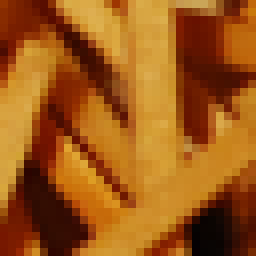
%> input picture match-notv/match_data_32/mod_img_1025.tif, 32 x 32 px (shown 8 times larger); its folder holds only this picture in this run
$ octave sa.m   (GNU Octave 9; MATLAB toolbox functions it lacks are replaced by stand-ins)
%> lines starting %> are read from the running program, lines starting %| are printed output that depends on the picture
### mnist/compress.m
function c = compress(g,qf)

% JPEG compression algorithm.
%
% Input:
% g:	input image (24-bit RGB image)
% qf:	quality factor (real number in (0,100])
% Output:
% c:    compressed image (24-bit RGB image)
%
% (c) Arttu Nieminen 2017

% Luminance quantisation table (Y)
QL = [16 11 10 16 24  40  51  61 ;%
      12 12 14 19 26  58  60  55 ;%
	  14 13 16 24 40  57  69  56 ;%
	  14 17 22 29 51  87  80  62 ;%
	  18 22 37 56 68  109 103 77 ;%
	  24 35 55 64 81  104 113 92 ;%
	  49 64 78 87 103 121 120 101;%
	  72 92 95 98 112 100 103 99 ;];

% Chrominance quantisation table (Cb,Cr)
QC = [17 18 24 47 99 99 99 99;%
	  18 21 26 66 99 99 99 99;%
	  24 26 56 99 99 99 99 99;%
	  47 66 99 99 99 99 99 99;%
	  99 99 99 99 99 99 99 99;%
	  99 99 99 99 99 99 99 99;%
	  99 99 99 99 99 99 99 99;%
	  99 99 99 99 99 99 99 99;];

% Compute quantisation matrices
if qf < 50
	sf = 50/qf;
else
	sf = 2-(qf/50);
end
sfQL = sf*QL;
sfQC = sf*QC;

% Image dimensions
h = size(g,1);
w = size(g,2);

% Preprocessing: R'G'B' -> Y'CbCr, shift values by -128
f = double(g);
r = f(:,:,1)/255;
g = f(:,:,2)/255;
b = f(:,:,3)/255;
y  =  0.299*r + 0.587*g +0.114*b;
cb =  -0.168736*r - 0.331264*g + 0.5*b;
cr = 0.5*r -0.418688*g - 0.081312*b;
Y  = 219*y - 112;	% luminance
Cb = 224*cb;		% chrominance red
Cr = 224*cr;		% chrominance blue
f = cat(3,Y,Cb,Cr);
re = f; % for decompressed image

% Downsampling: none

% Divide into 8x8 blocks and handle them separately
for i = 1:ceil(h/8)
	for j = 1:ceil(w/8)
		% Form 8x8 block (i,j)
		bij = f( (8*(i-1)+1):(min(8*(i-1)+8,h)) , (8*(j-1)+1):(min(8*(j-1)+8,w)) , :);
		h_bij = size(bij,1);
		w_bij = size(bij,2);
		if h_bij < 8 || w_bij < 8	% incomplete block -> complete with black pixels
			bij(:,:,1) = bij(:,:,1) + 112;
			bij(8,8,1) = 0;
			bij(:,:,1) = bij(:,:,1) - 112;
		end

		% Discrete Cosine Transform
		dct_y  = dct2(bij(:,:,1));
		dct_cb = dct2(bij(:,:,2));
		dct_cr = dct2(bij(:,:,3));

		% Quantisation
		q_y  = round(dct_y./(sfQL));
		q_cb = round(dct_cb./(sfQC));
		q_cr = round(dct_cr./(sfQC));

		% (Encoding and decoding not done)

		% De-quantisation
		re_dct_y  = q_y.*sfQL;
		re_dct_cb = q_cb.*sfQC;
		re_dct_cr = q_cr.*sfQC;

		% Inverse Discrete Cosine Transform
		re_bij = cat(3,idct2(re_dct_y),idct2(re_dct_cb),idct2(re_dct_cr));

		% Remove added pixels and put the block in its place
		re( (8*(i-1)+1):(min(8*(i-1)+8,h)) , (8*(j-1)+1):(min(8*(j-1)+8,w)) , :) = re_bij(1:h_bij,1:w_bij,:);
	end
end

% Y'CbCr -> R'G'B'
Y  = re(:,:,1);
Cb = re(:,:,2);
Cr = re(:,:,3);
y  = (Y+112)/219;
cb = Cb/224;
cr = Cr/224;
r = y + 1.402*cr;
g = y + -0.344136*cb - 0.714136*cr;
b = y + 1.772*cb;
c = uint8(cat(3,255*r,255*g,255*b));

end

### match-notv/diffnorm.m
function d = diffnorm(a,b)

% Computes the squared L2-norms of the differences
% between images a and b by color components
% and sums them up.
% a and b have to be of the same size (width & height).
%
% Input:
% a:    image (24-bit RGB)
% b:    image (24-bit RGB)
% Output:
% d:    result (scalar)
%
% (c) Arttu Nieminen 2017

aa = im2double(a);
bb = im2double(b);
s = (aa-bb).^2;
d = sum(s(:));

end

### mnist/randomstate.m
function r = randomstate(m,img,b)

% Generates a random initial state
% by combining random blocks from model images.
%
% Input:
% m:    measurement (24-bit RGB image)
% img:  model images (cell array of 24-bit RGB images)
% b:    size of block (bxb pixels)
% Output:
% r:    random initial state (24-bit RGB image)
%
% (c) Arttu Nieminen 2017

% Dimensions
n_h = ceil(size(m,1)/b);
n_w = ceil(size(m,2)/b);
n_img = length(img);

% New image
r = zeros(size(m,1),size(m,2),3,'uint8');

% Go through blocks
for i = 1:n_h
    for j = 1:n_w

        % Top-left pixel of block (i,j)
        ri = (i-1)*b+1;
        rj = (j-1)*b+1;

        % Random model image
        g = img{randi(n_img)};

        % Random block of model image
        gi = (randi(ceil(size(g,1)/b))-1)*b+1;
        gj = (randi(ceil(size(g,2)/b))-1)*b+1;

        % Replace
        r = replace(r,g,ri,rj,gi,gj,b);

    end
end

end

### match-tv/energy.m
function e = energy(c,m,qf)

% Computes the energy of state c
%
% Input:
% c:    state (24-bit RGB)
% m:    measurement (24-bit RGB)
% qf:   quality factor (real number in (0,100])
% Output:
% e:    energy of c
%
% (c) Arttu Nieminen 2017

% Regularisation parameter
l = 0.05;

% Squared L2-norm of difference
l2norm = diffnorm(compress(c,qf),m);

% Total variation
[gx,gy] = gradient(im2double(c));
tvgx = sum(abs(gx),4);
tvgy = sum(abs(gy),4);
tv = sum(tvgx(:)) + sum(tvgy(:));

e = l2norm + l * tv;

end

### match-tv/sa.m
% Simulated annealing algorithm for improving JPEG image quality.
%
% This program was made for my Bachelor's thesis.
% Because the thesis was written in Finnish,
% Finnish is also used in the program outputs.
% The source code is otherwise written and commented using English.
%
% (c) Arttu Nieminen 2017
%
% The data are generated from digital photographs of matches
% by slicing the photos into small fixed-size patches.

close all;
clear all;

% Save console output to file
diary('match-output.txt');

% Program parameters
data = 'match_data_32';
qf = 50;                % quality factor
b = 4;                  % block size bxb pixels
n_chains = 500;         % number of Markov chains
min_acc = 1000;         % minimum number of accepted states in a chain
max_pro = 10000;        % maximum number of proposed states in a chain
n_accrate = 100;        % number of last proposals used to compute acceptance rate
alpha = 0.97;           % decrement coefficient for temperature
seed = 42;				% seed for RNG; for reproducibility

% Initialise random number generator
rng(seed,'twister');

% Load data
fprintf('Ladataan dataa... ');
t0 = 38.0;  % initial temperature
t1 = 0.1;
t2 = 0.05;
cd(data);
imagedata = dir('*.tif');
n_img = length(imagedata);
img = cell(1,n_img);
for i = 1:n_img
    img{i} = imread(imagedata(i).name);
end
cd ..;
fprintf('Ladattu.\n');

% Original image
o = img{n_img};
%> o is the input picture: size 32x32x3 uint8; mean R, G, B 157.4, 88.8, 23.7
n_img = n_img - 1;

% Measurement
m = compress(o,qf);
%> after the loop in compress, `for i = 1:ceil(h/8)`:
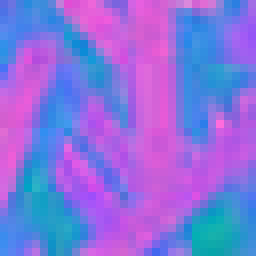
%> re: size 32x32x3 double (shown 8 times larger); mean R, G, B -24.4, -38.9, 34.7; drawn with min black and max white
err_m = sqrt(diffnorm(o,m));	% L2 norm of measurement
%> in diffnorm, `s = (aa-bb).^2;`:
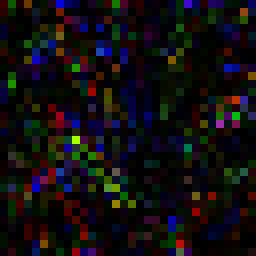
%> s: size 32x32x3 double (shown 8 times larger); mean R, G, B 0.00188, 0.00156, 0.00177; drawn with min black and max white
%> in diffnorm, `d = sum(s(:));`: d = 5.34
%> err_m = 2.31
[ssim_m,~] = ssim(o,m);			% SSIM of measurement
%> ssim_m = 0.983

% Initialise state
t = t0;                         % initial temperature
s0 = randomstate(m,img,b);      % initial state
%> in randomstate, `n_img = length(img);`: n_img = 1
%> after the loop in randomstate, `for i = 1:n_h`:
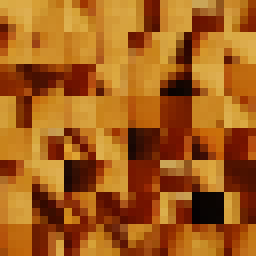
%> r: size 32x32x3 uint8 (shown 8 times larger); mean R, G, B 164.9, 94.9, 26.7
e0 = energy(s0,m,qf);           % initial energy
%> call 2 of compress, with qf = 50
%> after the loop in compress (call 2), `for i = 1:ceil(h/8)`:
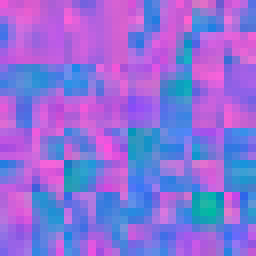
%> re: size 32x32x3 double (shown 8 times larger); mean R, G, B -19.1, -40.5, 35.5; drawn with min black and max white
%> in compress (call 2), `r = y + 1.402*cr;`:
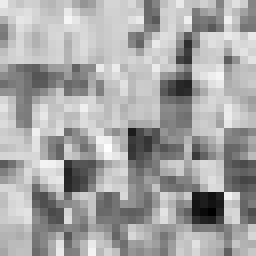
%> r: size 32x32 double (shown 8 times larger); min -0.0575, max 1.02, mean 0.646; drawn with min black and max white
%> in compress (call 2), `g = y + -0.344136*cb - 0.714136*cr;`:
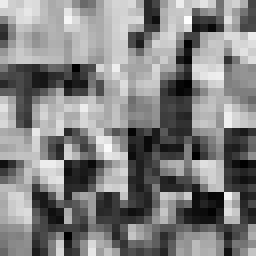
%> g: size 32x32 double (shown 8 times larger); min -0.0461, max 0.778, mean 0.373; drawn with min black and max white
%> in compress (call 2), `b = y + 1.772*cb;`:
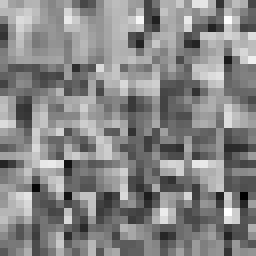
%> b: size 32x32 double (shown 8 times larger); min -0.261, max 0.433, mean 0.104; drawn with min black and max white
%> in energy, `l2norm = diffnorm(compress(c,qf),m);`: l2norm = 213.3
%> in energy, `tv = sum(tvgx(:)) + sum(tvgy(:));`: tv = 438.4
%> in energy, `e = l2norm + l * tv;`: e = 235.3
%> e0 = 235.3
s = s0;
e = e0;
%> e = 235.3
err_s = sqrt(diffnorm(o,s));    % L2 norm of state
%> err_s = 14.59
[ssim_s,~] = ssim(o,s);			% SSIM of state
%> ssim_s = 0.62
s_best = s;
e_best = e;
%> e_best = 235.3
n_pro = 0;                      % # of proposed states
n_acc = 0;                      % # of accepted states
n_rej = 0;                      % # of consecutive rejected states
c = 0;                          % index of current chain
err_eoc = NaN(1,n_chains);      % end-of-chain L2 norm
ssim_eoc = NaN(1,n_chains);     % end-of-chain SSIM

% Initialise acceptance rate
accrate = NaN;

% Display original, measurement, current state
figure(1)
subplot(2,3,1), subimage(o);
str_o = {'Alkuperäinen',' ',' '};
title(str_o);
set(gca,'Xtick',[]);
set(gca,'Ytick',[]);
axis equal;
subplot(2,3,2), subimage(m);
str_m = {'Pakattu',strcat('(',num2str(err_m),')'),strcat('(',num2str(ssim_m),')')};
%> str_m = {'Pakattu', '(2.3108)', '(0.98269)'}
title(str_m);
set(gca,'Xtick',[]);
set(gca,'Ytick',[]);
axis equal;
subplot(2,3,3), subimage(s);
str_s = {'Tila',strcat('(',num2str(err_s),')'),strcat('(',num2str(ssim_s),')')};
%> str_s = {'Tila', '(14.5854)', '(0.61955)'}
title(str_s);
set(gca,'Xtick',[]);
set(gca,'Ytick',[]);
axis equal;
str = {['Ketju nro ' num2str(c)],['Lämpötila: ' num2str(t)],['Ehdokastiloja: ' num2str(n_pro)],['Hyväksyttyjä ehdokastiloja: ' num2str(n_acc)],['Hyväksyttyjen osuus: ' num2str(accrate)]};
ax = subplot(2,3,[4 5 6]);
info = text(0.5,0.5,str);
info.HorizontalAlignment = 'center';
info.FontSize = 11;
set(ax,'visible','off');

% Chains
%> (the run ends here)
